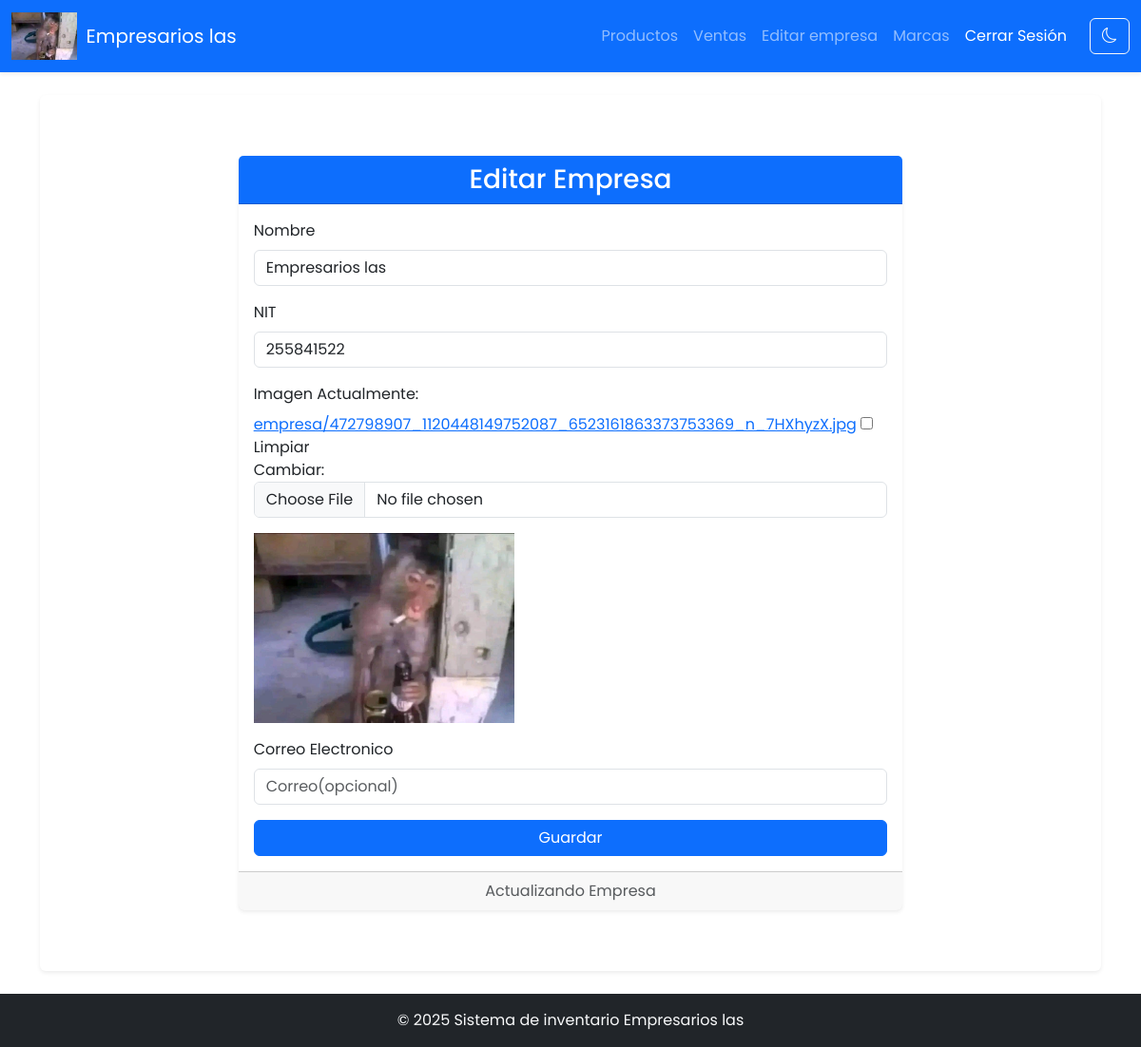
The app's page /empresa/editar/ (signed in) with its own data.
### administracion/models.py (models this page shows)
class EmpresaNombre(models.Model):
    nombre = models.CharField(max_length=25,blank=True, null=True, default="Tu empresa")
    nit = models.IntegerField( null=True,blank=True,default='123456789')
    correo = models.EmailField(max_length=50,blank=True, null=True)
    logo = models.ImageField(upload_to='empresa/', blank=True, null=True)

### administracion/views.py (the view, shortened to what this page needs)
# urls.py: path('empresa/editar/', EmpresaNombreEditar.as_view(), name='empresa_editar'),
class EmpresaNombreEditar(AdminRequiredMixin, UpdateView):
    model = EmpresaNombre
    form_class = NombreEmpresaForm
    template_name = 'administracion/nombre_empresa.html'
    def get_object(self, queryset=None):
        return EmpresaNombre.objects.first()

### administracion/forms.py
class NombreEmpresaForm(forms.ModelForm):
    class Meta:
        model = EmpresaNombre
        fields = ['nombre','correo', 'logo','nit']
        widgets = {
            'nombre': forms.TextInput(attrs={'class': 'form-control', 'placeholder': 'Nombre de tu empresa'}),
            'correo': forms.EmailInput(attrs={'class': 'form-control', 'placeholder': 'Correo(opcional)'}),
            'logo': forms.ClearableFileInput(attrs={'class': 'form-control'}),
            'nit': forms.NumberInput(attrs={'class': 'form-control', 'placeholder':'Nit'})
        }
        labels = {
            'nombre': 'Nombre',
            'logo': 'Imagen',
            'correo':'Correo Electronico',
            'nit': 'NIT',
        }

### administracion/views.py (called while the page is built)
    def test_func(self):
        return self.request.user.is_staff

### core/context_processors.py (called while the page is built)
def empresa(request):
    empresa = EmpresaNombre.objects.first()
    return {'empresa': empresa}

### administracion/templates/administracion/nombre_empresa.html (shortened to what this page needs)
{% extends 'core/base.html' %}
{% block content %}
<div class="container my-5">
    <div class="row justify-content-center">
        <div class="col-lg-8">
            <div class="card shadow-sm border-0">
                <div class="card-header bg-primary text-white">
                    <h3 class="card-title mb-0 text-center">
                        {% if form.instance.pk %}
                            Editar Empresa
                        {% else %}
                            Nueva Marca
                        {% endif %}
                    </h3>
                </div>
                <div class="card-body">
                    <form method="post" enctype="multipart/form-data" class="needs-validation" novalidate>
                        <div class="mb-3">
                            <label for="{{ form.nombre.id_for_label }}" class="form-label">
                                {{ form.nombre.label }}
                            </label>
                            {{ form.nombre }}
                        </div>
                        <div class="mb-3">
                            <label for="{{ form.nit.id_for_label }}" class="form-label">
                                {{ form.nit.label }}
                            </label>
                            {{ form.nit }}
                        </div>
                        <div class="mb-3">
                            <label for="{{ form.logo.id_for_label }}" class="form-label">
                                {{ form.logo.label }}
                            </label>
                            {{ form.logo }}
                            <div class="mt-3">
                                <img id="logoPreview" src="{% if form.instance.logo %}{{ form.instance.logo.url }}{% endif %}" alt="Vista previa del logo" style="max-height: 200px;">
                            </div>
                        </div>
                        <div class="mb-3">
                            <label for="{{ form.correo.id_for_label }}" class="form-label">
                                {{ form.correo.label }}
                            </label>
                            {{ form.correo }}
                        </div>
                        <div class="d-grid">
                            <button type="submit" class="btn btn-primary">
                                 Guardar
                            </button>
                        </div>
                    </form>
                </div>
                <div class="card-footer text-muted text-center">
                    {% if form.instance.pk %}
                        Actualizando Empresa
                    {% else %}
                        Creando Nueva Marca
                    {% endif %}
                </div>
            </div>
        </div>
    </div>
</div>
{% endblock %}

### core/templates/core/base.html (shortened to what this page needs)
{% load static %}
<!DOCTYPE html>
<html lang="es">
<head>
    <link href="{% static 'core/css/bootstrap.min.css' %}" rel="stylesheet">
    <link rel="stylesheet" href="https://cdn.jsdelivr.net/npm/bootstrap-icons/font/bootstrap-icons.css">
    <link href="{% static 'core/css/types.css' %}" rel="stylesheet">
    <link href="https://cdn.jsdelivr.net/npm/select2@4.1.0/dist/css/select2.min.css" rel="stylesheet" />
</head>
<body class="d-flex flex-column min-vh-100">
    <nav class="navbar navbar-expand-lg navbar-dark bg-primary shadow-sm">
        <div class="container-fluid">
            <a class="navbar-brand d-flex align-items-center" href="{% url 'lista_productos' %}">
                    {% if empresa.logo %}
                        <img src="{{ empresa.logo.url }}" alt="{{ empresa.nombre }}" style="height: 50px; margin-right: 10px;">
                    {% endif %}
                {% if empresa.nombre %}{{ empresa.nombre }}{% else %}Nombre de la empresa {% endif %}
            </a>
            <div class="collapse navbar-collapse justify-content-end" id="navbarNav">
                <ul class="navbar-nav">
                    <li class="nav-item">
                        <a class="nav-link" href="{% url 'lista_productos' %}">Productos</a>
                    </li>
                    <li class="nav-item">
                        <a class="nav-link" href="{% url 'venta_list' %}">Ventas</a>
                    </li>
                    {% if request.user.is_staff %}
                    <li class="nav-item">
                        <a class="nav-link" href="{% url 'empresa_editar' %}">Editar empresa</a>
                    </li>
                    <li class="nav-item">
                        <a class="nav-link" href="{% url 'lista_marcas' %}">Marcas</a>
                    </li>
                    {% endif %}
                    {% if not request.user.is_authenticated %}
                    <li class="nav-item">
                        <a class="nav-link text-white" href="{% url 'iniciar_sesion' %}">Login</a>
                    </li>
                    {% else %}
                    <li class="nav-item">
                        <a class="nav-link text-white" href="{% url 'cerrar_sesion' %}" onclick="return confirmLogout('{{ request.user.username }}')">
                            Cerrar Sesión
                        </a>
                    </li>
                    {% endif %}
                </ul>
                <button id="themeToggle" class="btn btn-outline-light ms-3">
                </button>
            </div>
        </div>
    </nav>
    <main class="container my-4 flex-grow-1">
        <div class="card shadow-sm border-0">
            <div class="card-body">
                {% block content %}
                {% endblock %}
            </div>
        </div>
    </main>
    <footer class="bg-dark text-light py-3 mt-auto">
        <div class="container text-center">
            {% if empresa.nombre %}
            <p class="mb-0">&copy; 2025 Sistema de inventario {{ empresa.nombre }}</p>
             {% else %}
            <a class="navbar-brand fw-bold" href="{% url 'lista_productos' %}">Nombre de la empresa</a>
            {% endif %}
        </div>
    </footer>
</body>
</html>

### core/templates/core/base.html (style rules this page uses)
body { font-family: 'Poppins', sans-serif; }

### records on screen
EmpresaNombre: logo (picture), nombre "Empresarios las", nit "255841522"
